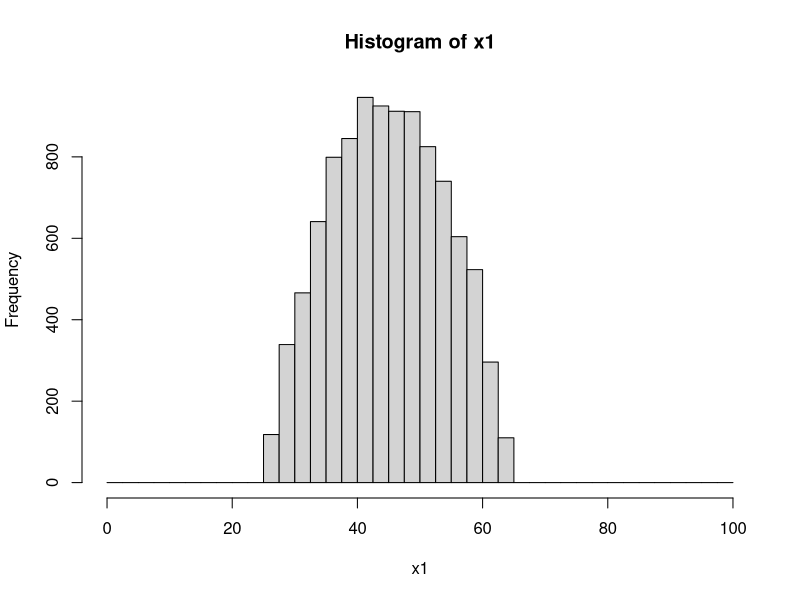
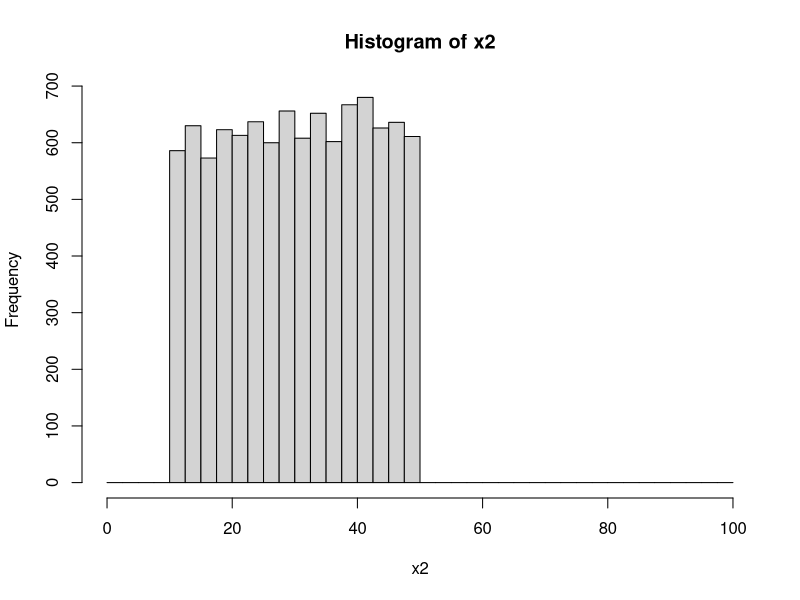
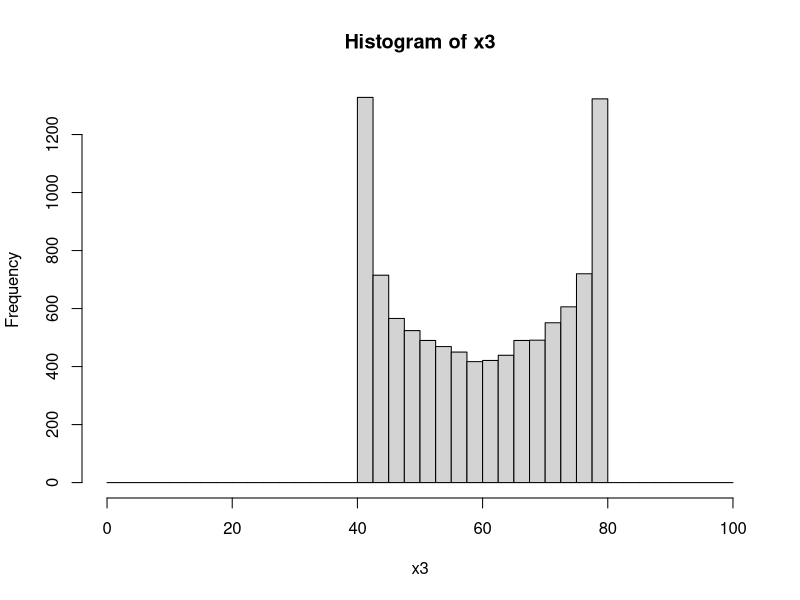
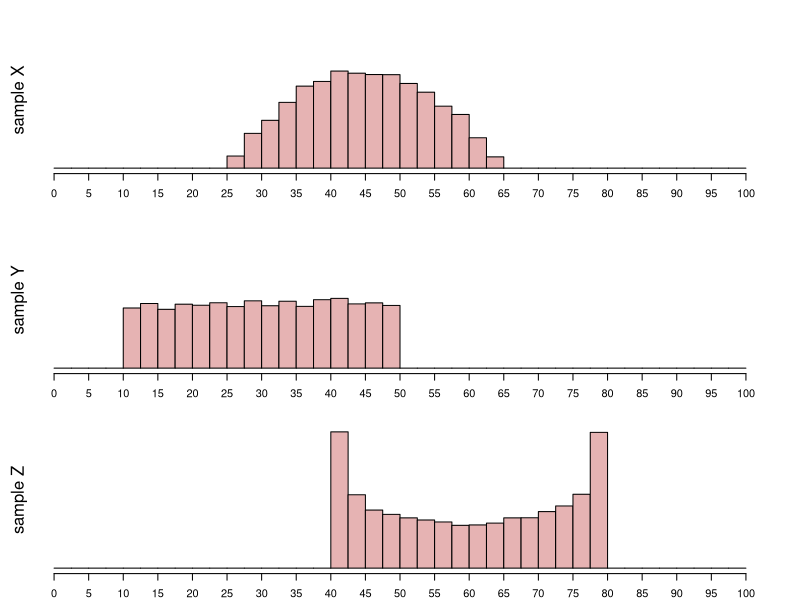

R code for these plots, in order:
## ---- chunk 1

type = sample(1:3,3) #bell, uniform, bimodal
n = 10000
beta1 = c(2,1,0.6)[type]
beta2 = c(2,1,0.6)[type]
mid = sample(seq(30,70,5),3)
width = sample(seq(20,60,10),1)
bottom = mid-width/2

x1 = rbeta(n,beta1[1],beta2[1])*(width-0.02)+bottom[1]+0.01
x2 = rbeta(n,beta1[2],beta2[2])*(width-0.02)+bottom[2]+0.01
x3 = rbeta(n,beta1[3],beta2[3])*(width-0.02)+bottom[3]+0.01

h1 = hist(x1,xlim=c(0,100),breaks=seq(0,100,2.5))
h2 = hist(x2,xlim=c(0,100),breaks=seq(0,100,2.5))
h3 = hist(x3,xlim=c(0,100),breaks=seq(0,100,2.5))

counts1 = h1$counts
counts2 = h2$counts
counts3 = h3$counts

ym = max(c(counts1,counts2,counts3))

ans1 = paste0((mid==min(mid))*1,collapse="")
ans2 = paste0((mid==max(mid))*1,collapse="")
ans3 = paste0((type==min(type))*1,collapse="")
ans4 = paste0((type==max(type))*1,collapse="")

## ---- chunk 2
par(mfrow=c(3,1),mar=c(0,0,0,0))
par(mar=c(2,2,2,2))
hist(x1,xlim=c(0,100),breaks=seq(0,100,2.5),ann=F,axes=F,ylim=c(0,ym),col=rgb(0.9,0.7,0.7))
axis(1,line=0,at=seq(0,100,5))
mtext("sample X",2,0,srt=90)

par(mar=c(2,2,2,2))
hist(x2,xlim=c(0,100),breaks=seq(0,100,2.5),ann=F,axes=F,ylim=c(0,ym),col=rgb(0.9,0.7,0.7))
axis(1,line=0,at=seq(0,100,5))
mtext("sample Y",2,0,srt=90)

par(mar=c(2,2,2,2))
hist(x3,xlim=c(0,100),breaks=seq(0,100,2.5),ann=F,axes=F,ylim=c(0,ym),col=rgb(0.9,0.7,0.7))
axis(1,line=0,at=seq(0,100,5))
mtext("sample Z",2,0,srt=90)
